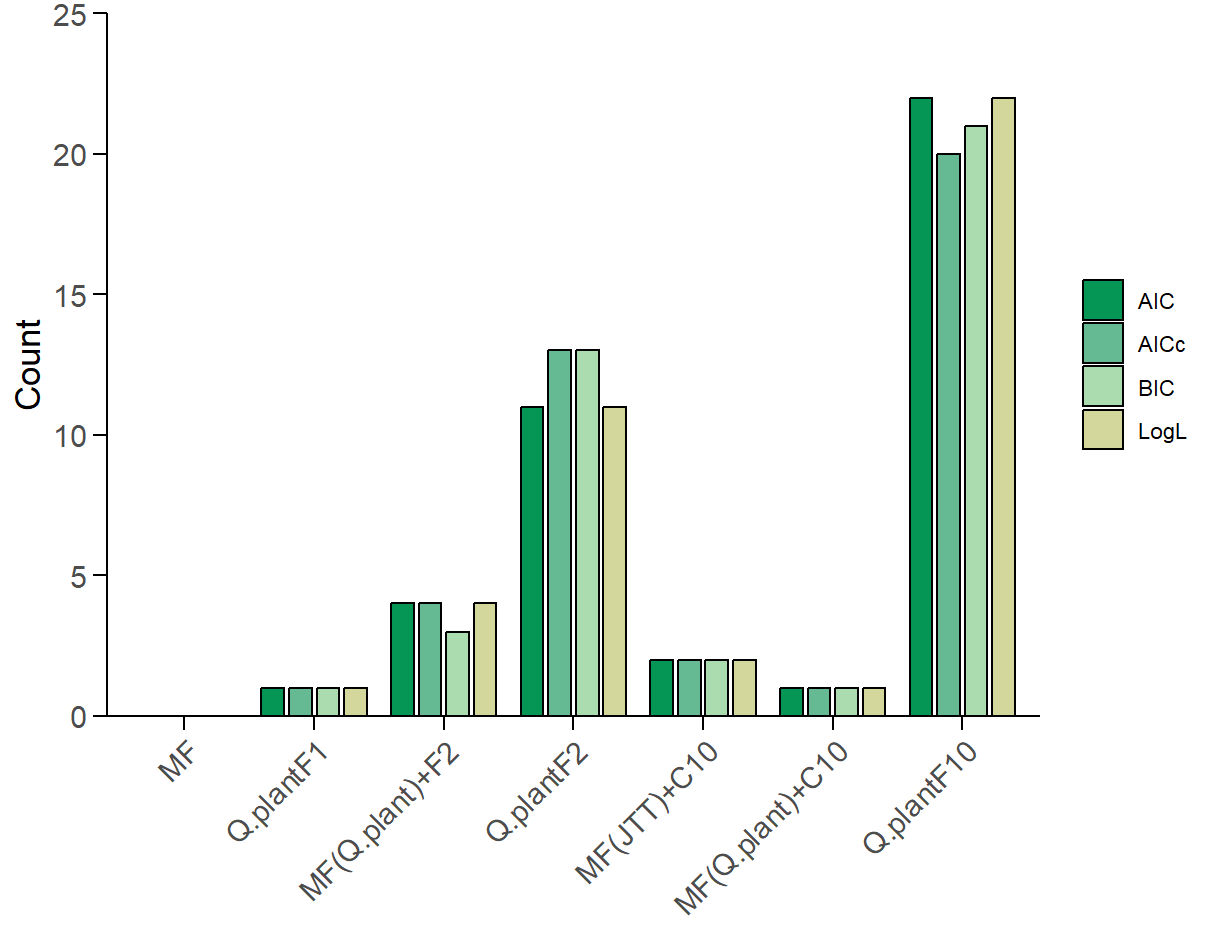

This chart was generated by the following R code:
# Load required libraries
library(tidyverse)

# Define the folder path
folder_path <- "D:/24S2/clade-profile-mixtures/data/result2csv/"

# Get all .csv files in the folder
file_list <- list.files(path = folder_path, pattern = "*.csv", full.names = TRUE)

# Initialize an empty data frame to store the Models from different statistical metrics
model_count <- data.frame(Model = character(), Metric = character(), stringsAsFactors = FALSE)

# Loop through each file, read, and process the data
for (file in file_list) {
  # Read the csv file and remove the first column
  data <- read.csv(file, header = TRUE)[, -1]

  # Find the row with the smallest BIC
  min_bic_row <- data[which.min(data$BIC), ]
  model_bic <- str_split(min_bic_row$Model, "\\+", simplify = TRUE)[1]

  # Find the row with the smallest AIC
  min_aic_row <- data[which.min(data$AIC), ]
  model_aic <- str_split(min_aic_row$Model, "\\+", simplify = TRUE)[1]

  # Find the row with the smallest AICc
  min_aicc_row <- data[which.min(data$AICc), ]
  model_aicc <- str_split(min_aicc_row$Model, "\\+", simplify = TRUE)[1]

  # Find the row with the largest LogL
  max_logl_row <- data[which.max(data$LogL), ]
  model_logl <- str_split(max_logl_row$Model, "\\+", simplify = TRUE)[1]

  # Add the results to the model_count data frame
  model_count <- rbind(model_count,
                       data.frame(Model = model_bic, Metric = "BIC", stringsAsFactors = FALSE),
                       data.frame(Model = model_aic, Metric = "AIC", stringsAsFactors = FALSE),
                       data.frame(Model = model_aicc, Metric = "AICc", stringsAsFactors = FALSE),
                       data.frame(Model = model_logl, Metric = "LogL", stringsAsFactors = FALSE))
}

# Count the occurrence of each Model in different statistical metrics
model_summary <- model_count %>%
  group_by(Model, Metric) %>%
  summarise(count = n()) %>%
  ungroup()

model_summary <- rbind(model_summary,
                       data.frame(Model = "MF", Metric = "BIC", count = 0),
                       data.frame(Model = "MF", Metric = "AIC", count = 0),
                       data.frame(Model = "MF", Metric = "AICc", count = 0),
                       data.frame(Model = "MF", Metric = "LogL", count = 0))

model_summary <- model_summary %>%
  mutate(Model = ifelse(Model == "MF(Q.plant).F2", "MF(Q.plant)+F2",
                        ifelse(Model == "MF(JTT).C10", "MF(JTT)+C10",
                               ifelse(Model == "MF(Q.plant).C10", "MF(Q.plant)+C10", Model))))

# Plot the bar chart
ggplot(model_summary, aes(x = Model, y = count, fill = Metric)) +
  geom_bar(stat = "identity", position = position_dodge(width = 0.85), width = 0.7, color = "black") +
  theme_minimal() +
  theme(
    panel.grid.major = element_blank(),
    panel.grid.minor = element_blank(),
    axis.title.x = element_blank(),
    axis.title.y = element_text(size = 14),
    axis.text.x = element_text(angle = 45, hjust = 1, size = 12),
    axis.text.y = element_text(size = 12),
    axis.ticks = element_line(),
    axis.ticks.length = unit(0.2, "cm"),
    axis.line = element_line(colour = "black"),
    plot.title = element_blank()
  ) +
  labs(y = "Count") +
  scale_y_continuous(limits = c(0, 25), breaks = seq(0, 25, by = 5), expand = c(0, 0)) + # Set y-axis range from 0 to 25, with breaks every 5 units
  scale_x_discrete(limits = c("MF", "Q.plantF1", "MF(Q.plant)+F2", "Q.plantF2","MF(JTT)+C10", "MF(Q.plant)+C10", "Q.plantF10")) + # Set x-axis category order
  scale_fill_manual(values = c("#059554", "#65BA94", "#ABDCAF", "#D3D79B")) +
  guides(fill = guide_legend(title = NULL))
